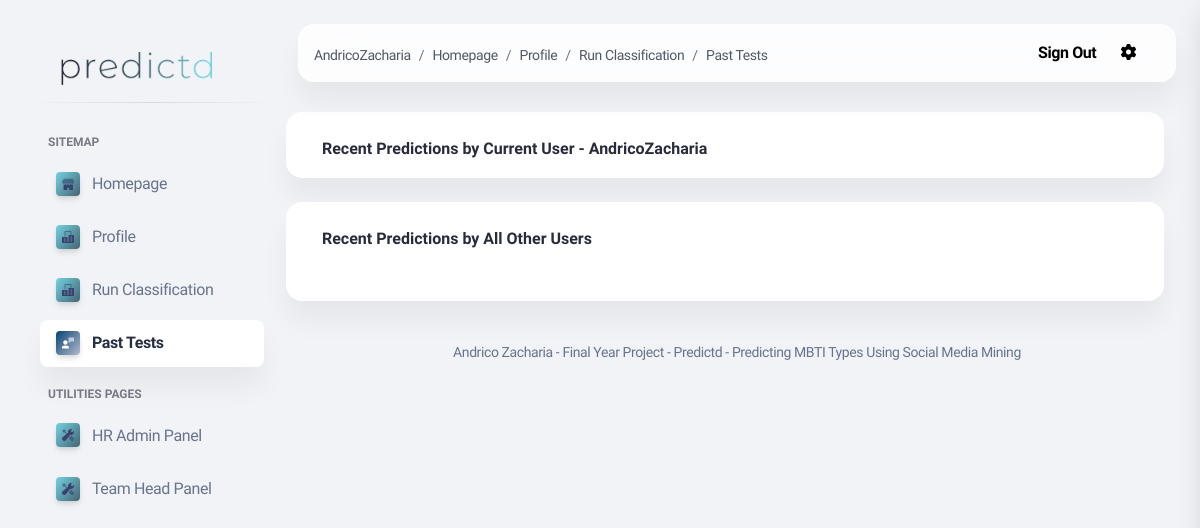
/history.html (signed in), run on an earlier commit of the app's database.
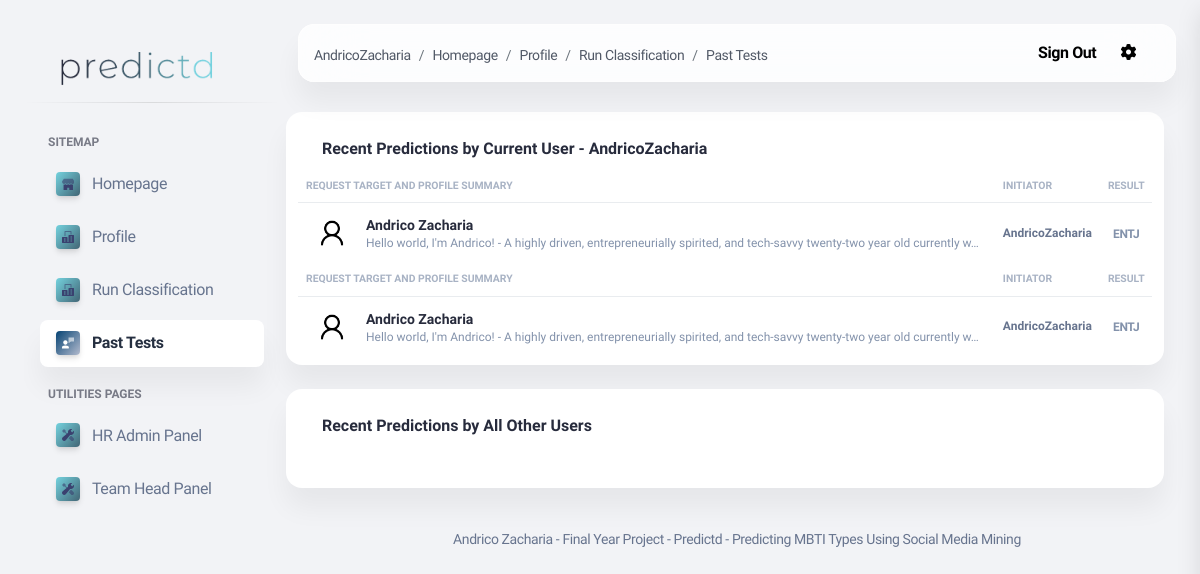
And on a later commit of the database.
### apps/home/models.py (models this page shows)
class MBTITest(models.Model):
    initiator = models.ForeignKey(User, on_delete=models.CASCADE)
    target = models.TextField()
    input = models.TextField()
    date = models.DateTimeField()
    type = models.TextField(max_length=4)
    IvsE = models.TextField(max_length=1, default="")
    IvsS = models.TextField(max_length=1, default="")
    TvsF = models.TextField(max_length=1, default="")
    JvsP = models.TextField(max_length=1, default="")
    probability = models.DecimalField(decimal_places=2, max_digits=4, default=00.00)
    profile_picture_url = models.TextField(default="/static/assets/img/profileHolder.png")

### apps/home/views.py (the view)
# urls.py: path('history.html', views.mbti_detail_view),
@login_required(login_url="/login/")
def mbti_detail_view(request):
    allMBTITests = MBTITest.objects.all().order_by('-date')
    context = {
        'segment': 'history',
        "allMBTITests": allMBTITests,
    }
    return render(request, 'home/history.html', context)

### apps/templates/home/history.html (shortened to what this page needs)
{% extends 'layouts/base.html' %}
{% block content %}
    <div class="container-fluid" style="padding-top: 30px">
        <div class="row">
            <div class="row">
                <div class="card mb-4">
                    <div class="card-header pb-0">
                        <h6>Recent Predictions by Current User - {{ user.get_username }}</h6>
                    </div>
                    <div class="card-body px-0 pt-0 pb-2">
                        <div class="table-responsive p-0">
                            <table class="table align-items-center mb-0">
                                <tbody>
                                {% for test in allMBTITests %}
                                    {% if request.user.id == test.initiator_id %}
                                        <tr>
                                            <th class="text-uppercase text-secondary text-xxs font-weight-bolder opacity-7">
                                                Request Target and Profile Summary
                                            </th>
                                            <th class="text-uppercase text-secondary text-xxs font-weight-bolder opacity-7 ps-2">
                                                Initiator
                                            </th>
                                            <th class="text-center text-uppercase text-secondary text-xxs font-weight-bolder opacity-7">
                                                Result
                                            </th>
                                        </tr>
                                        </tbody>
                                        <tbody>
                                        <tr>
                                            <td>
                                                <div class="d-flex px-2 py-1">
                                                    <div>
                                                        <img src="/static/assets/img/profileHolder.png"
                                                             class="avatar avatar-sm me-3">
                                                    </div>
                                                    <div class="d-flex flex-column justify-content-center">
                                                        <h6 class="mb-0 text-sm">{{ test.target }}</h6>
                                                        <p class="text-xs text-secondary mb-0">{{ test.input|truncatechars:120 }}</p>
                                                    </div>
                                                </div>
                                            </td>
                                            <td>
                                                <p class="text-xs font-weight-bold mb-0">{{ test.initiator }}</p>
                                            </td>
                                            <td class="align-middle text-center mb-0 text-sm">
                                                <a href="profile.html?type={{ test.type }}"><span
                                                        class="text-secondary text-xs font-weight-bold">{{ test.type }}</span></a>
                                            </td>
                                        </tr>
                                        </tbody>
                                    {% endif %}
                                {% endfor %}
                            </table>
                        </div>
                    </div>
                </div>
            </div>
        </div>
        <div class="row">
            <div class="row">
                <div class="card mb-4">
                    <div class="card-header pb-0">
                        <h6>Recent Predictions by All Other Users</h6>
                        <div class="col-sm-4 col-8 my-sm-auto ms-sm-auto mx-auto mt-3" style="padding-top: 25px;">
                            <div class="nav-wrapper position-relative end-0">
                                <ul class="nav nav-pills nav-fill p-1 bg-transparent" role="tablist">
                                </ul>
                            </div>
                        </div>
                    </div>
                    <div class="card-body px-0 pt-0 pb-2">
                    </div>
                </div>
            </div>
        </div>
        {% include "includes/footer.html" %}
{% endblock content %}

### apps/templates/layouts/base.html (shortened to what this page needs)
<!DOCTYPE html>
<html lang="en">
<head>
    <link href="/static/assets/css/nucleo-icons.css" rel="stylesheet"/>
    <link href="/static/assets/css/nucleo-svg.css" rel="stylesheet"/>
    <link href="/static/assets/css/nucleo-svg.css" rel="stylesheet"/>
    <link id="pagestyle" href="/static/assets/css/soft-ui-dashboard.css?v=1.0.0" rel="stylesheet"/>
</head>
<body class="g-sidenav-show bg-gray-100">
{% include "includes/sidebar.html" %}
<main class="main-content mt-4 border-radius-lg">
    {% include "includes/navigation.html" %}
    {% block content %}{% endblock content %}
</main>
</body>
</html>

### apps/templates/includes/sidebar.html (shortened to what this page needs)
<aside class="sidenav navbar navbar-vertical navbar-expand-xs border-0 border-radius-xl my-4 fixed-left ms-4"
       id="sidenav-main">
    <div class="sidenav-header">
        <a class="navbar-brand font-weight-bolder ms-lg-0 ms-3 " href="/">
            <img id="logo" src="/static/assets/img/illustrations/small_logo_transparent.png" width="160px"
                 height="40px">
        </a>
    </div>
    <hr class="horizontal dark mt-0">
    <div class="collapse navbar-collapse  w-auto" id="sidenav-collapse-main">
        <ul class="navbar-nav">
            <li class="nav-item mt-3">
                <h6 class="ps-4 text-uppercase text-xs font-weight-bolder opacity-6">Sitemap</h6>
            </li>
            <li class="nav-item mb-1">
                <a class="nav-link {% if 'index' in segment %} active {% endif %}" href="/">
                    <div class="icon icon-shape icon-xs shadow border-radius-sm bg-gradient-light text-center me-2 d-flex align-items-center justify-content-center">
                    </div>
                    <span class="nav-link-text ms-1">Homepage</span>
                </a>
            </li>
            <li class="nav-item mb-1">
                <a class="nav-link {% if 'profile' in segment %} active {% endif %}" href="/profileRedirect.html">
                    <div class="icon icon-shape icon-xs shadow border-radius-sm bg-gradient-light text-center me-2 d-flex align-items-center justify-content-center">
                    </div>
                    <span class="nav-link-text ms-1">Profile</span>
                </a>
            </li>
            <li class="nav-item mb-1">
                <a class="nav-link {% if 'classify-user' in segment %} active {% endif %}" href="/classify-user.html">
                    <div class="icon icon-shape icon-xs shadow border-radius-sm bg-gradient-light text-center me-2 d-flex align-items-center justify-content-center">
                    </div>
                    <span class="nav-link-text ms-1">Run Classification</span>
                </a>
            <li class="nav-item mb-1">
                <a class="nav-link {% if 'history' in segment %} active {% endif %}" href="/history.html">
                    <div class="icon icon-shape icon-xs shadow border-radius-sm bg-gradient-light text-center me-2 d-flex align-items-center justify-content-center">
                    </div>
                    <span class="nav-link-text ms-1">Past Tests</span>
                </a>
            </li>
            <li class="nav-item mt-3">
                <h6 class="ps-4 text-uppercase text-xs font-weight-bolder opacity-6">Utilities pages</h6>
            </li>
            <li class="nav-item mb-1">
                <a class="nav-link {% if 'hreditor' in segment %} active {% endif %}" href="/HR-Editor.html">
                    <div class="icon icon-shape icon-xs shadow border-radius-sm bg-gradient-light text-center me-2 d-flex align-items-center justify-content-center">
                    </div>
                    <span class="nav-link-text ms-1">HR Admin Panel</span>
                </a>
            </li>
            <li class="nav-item mb-1">
                <a class="nav-link {% if 'theditor' in segment %} active {% endif %}" href="/TH-Editor.html">
                    <div class="icon icon-shape icon-xs shadow border-radius-sm bg-gradient-light text-center me-2 d-flex align-items-center justify-content-center">
                    </div>
                    <span class="nav-link-text ms-1">Team Head Panel</span>
                </a>
            </li>
        </ul>
    </div>
</aside>

### apps/templates/includes/navigation.html (shortened to what this page needs)
<nav class="navbar navbar-main navbar-expand-lg px-0 mx-4 border-radius-xl position-sticky blur shadow-blur mt-4 left-auto top-1 z-index-sticky"
     navbar-scroll="true">
    <div class="container-fluid px-3">
        <nav aria-label="breadcrumb">
            <ol class="breadcrumb bg-transparent mb-0 pb-1 px-0 me-sm-6 me-12">
                <li class="breadcrumb-item"><a class="opacity-8 text-dark">{{ request.user.username }}</a></li>
                <li class="breadcrumb-item"><a class="opacity-8 text-dark" href="">Homepage</a></li>
                <li class="breadcrumb-item"><a class="opacity-8 text-dark" href="/profileRedirect.html">Profile</a></li>
                <li class="breadcrumb-item"><a class="opacity-8 text-dark" href="/classify-user.html">Run
                    Classification</a></li>
                <li class="breadcrumb-item"><a class="opacity-8 text-dark" href="/history.html">Past Tests</a></li>
            </ol>
        </nav>
        <div class="collapse navbar-collapse me-md-0 me-4" id="navbar">
            <ul class="navbar-nav mb-2 mb-sm-0 ms-sm-auto justify-content-sm-end">
                <li class="nav-item d-flex align-items-center">
                    <a href="/logout/" class="nav-link font-weight-bold px-0">
                        Sign Out
                    </a>
                </li>
                <li class="nav-item px-4 d-flex align-items-center">
                    <a href="javascript:" class="nav-link p-0">
                        <i class="fa fa-cog fixed-plugin-button-nav cursor-pointer" aria-hidden="true"></i>
                    </a>
                </li>
            </ul>
        </div>
    </div>
</nav>

### apps/templates/includes/footer.html (shortened to what this page needs)
<center>
    <footer class="footer pt-3">
        <div class="container-fluid">
            <a href="" class="nav-link text-muted" target="_blank">Andrico Zacharia - Final Year Project - Predictd -
                Predicting MBTI Types Using Social Media Mining</a>
        </div>
        </div>

### apps/static/assets/css/nucleo-svg.css (style rules this page uses)
.icon { display: inline-block; color: #111111; height: 1em; width: 1em; }
.icon-xs { height: 0.5em; width: 0.5em; }
.icon { fill: currentColor; stroke: none; }

What changed in the data, as far as the page shows it:
added MBTITest: target "Andrico Zacharia", input "Hello world, I'm Andrico! - A highly driven, entrepreneurially spirited, and tech-savvy twenty-two year old currently w…", initiator "AndricoZacharia", type "ENTJ"
added MBTITest: target "Andrico Zacharia", input "Hello world, I'm Andrico! - A highly driven, entrepreneurially spirited, and tech-savvy twenty-two year old currently w…", initiator "AndricoZacharia", type "ENTJ"
